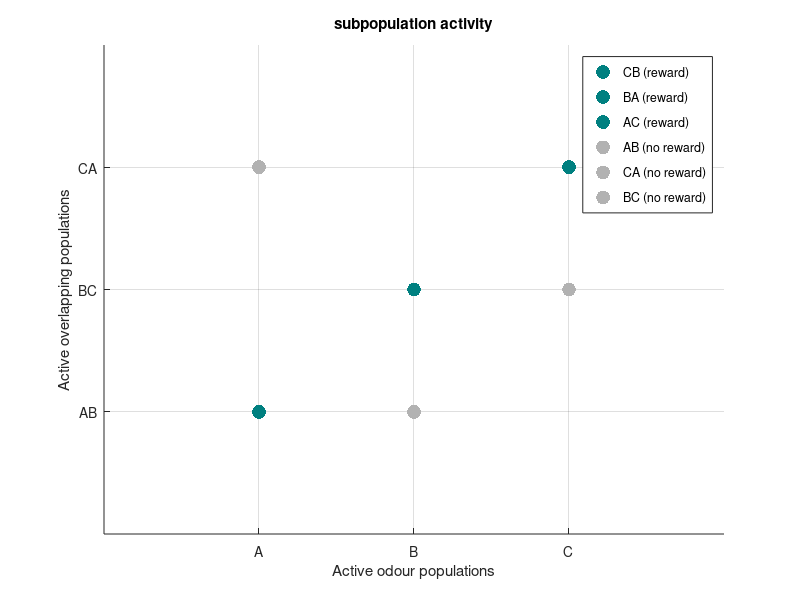

Here is the MATLAB script that generated this plot: (Note: this script raises an error after producing the figure.)
%% can the perceptron (single layer) solve the problem in the first place
% if I assume that the activity of certain subpopulations gives me
% information about which of the odours were presented in which order (1st
% is smaller subpopulation of overlap and second is broader population
% which is always active) then I can try to treat the problem as a linear
% seperability problem to see if it's solvable using a single layer
% perceptron as I have done 

% Plot the pairs
marker_size = 100;
colour_reward =  [0, 128, 128] / 255;
colour_no_reward = [.7 .7 .7];
figure;
scatter(2, 2, marker_size, 'filled', 'MarkerFaceColor', colour_reward, 'DisplayName', 'CB (reward)'); hold on;
scatter(1, 1, marker_size, 'filled', 'MarkerFaceColor', colour_reward, 'DisplayName', 'BA (reward)');
scatter(3, 3, marker_size, 'filled', 'MarkerFaceColor', colour_reward, 'DisplayName', 'AC (reward)');
scatter(2, 1, marker_size, 'filled', 'MarkerFaceColor', colour_no_reward, 'DisplayName', 'AB (no reward)');
scatter(1, 3, marker_size, 'filled', 'MarkerFaceColor', colour_no_reward, 'DisplayName', 'CA (no reward)');
scatter(3, 2, marker_size, 'filled', 'MarkerFaceColor', colour_no_reward, 'DisplayName', 'BC (no reward)');

xlabel('Active odour populations');
ylabel('Active overlapping populations');
labels_x = {'A', 'B', 'C'};
labels_y = {'AB', 'BC', 'CA'};
set(gca, 'XTick', 1:3, 'XTickLabel', labels_x, 'YTick', 1:3, 'YTickLabel', labels_y);
ylim([0 4]); xlim([0 4])
title('subpopulation activity');
legend('Location', 'best');
grid on;

%% try to solve perceptron based on simplified data 
% 0 = not firing, 1 = fired in first odour but not since then, 
% 2 = fired in second odour but wasnt potentiated, 3 = potentiated and
% fired in second odour

column_labels = {'A', 'B', 'C', 'e1', 'e2', 'e3'};

% event_data = [1 2 0 3 2 1
%         0 1 2 1 3 2
%         2 0 1 2 1 3
%         2 1 0 3 1 2
%         0 2 1 2 3 1
%         1 0 2 1 2 3];
% 
target_output = [1 1 1 0 0 0]; % where 1 = reward, 0 = no reward
% input_data = [event_data, target_output'];

% data simpler 

input = [0 0 1 0 0 1
              0 1 0 0 1 0 
              1 0 0 1 0 0 
              0 1 0 1 0 0 
              0 0 1 0 1 0 
              1 0 0 0 0 1];
input_data = [input, target_output'];

% run perceptorn just with this simplified input for many trials to see if
% it can learn weights
%[performance_accuracy, error, w]    = run_perceptron_db(input_data);
[error, W1, W2] = train_multilayer_perceptron(input, target_output);
%%  Debug plot (requires fastsmooth function)
figure;
plot(fastsmooth((error),10)), set(gca,'FontSize',18), axis square
xlabel('Trial Number','FontSize',24), ylabel('Moving Average Error','FontSize',24)

[performance_test] = test_perceptron_output(input_data, w);
box off;